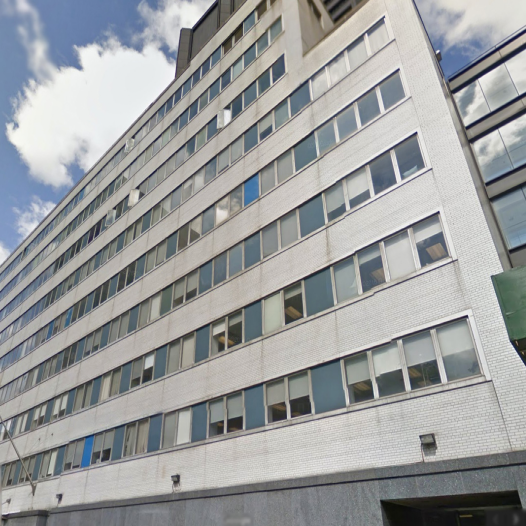
#> input picture images/E-M-A-3.png, 1052 x 1052 px (shown at 1/2 size); its folder holds only this picture in this run
$ jupyter execute CR_EOE_code_KS.ipynb   (shell and % lines are left out)
#> lines starting #> are read from the running program, lines starting #| are printed output that depends on the picture
[cell 1]
import matplotlib.pyplot as plt
import numpy as np
import os, sys, time # OS module in Python provides functions for interacting with the operating system.
import warnings # Warning messages
import PIL

# PIL is used for image processing
from PIL import Image # import the image module from the pillow & call the image.

from matplotlib.colors import hsv_to_rgb # the function is used to convert hsv values to rgb.
# hsv: It is an array-like argument in the form of (…, 3) where all values are assumed to be in the range of 0 to 1

# Scipy package contains various functions for multidimensional image processing.
from scipy import ndimage # Multidimensional image processing (scipy.ndimage).

from shutil import rmtree # The shutil module offers a number of high-level operations on files and collections of files.

# scikit-image is a collection of algorithms for image processing.
from skimage.draw import polygon # Generate coordinates of pixels inside a polygon.
from skimage.draw import disk as circle # Generate coordinates of pixels within circle.
import importlib

FILTER_SIZE = 31
GABOR_BINS = 24
BINS_VEC = np.linspace(0, 2*np.pi, GABOR_BINS+1)[:-1]
CIRC_BINS = 48
IMAGE_DIR = "images"
PLOT_DIR = "plots"
TEXT_DIR = "text"
EXPORT_DIR = "export"

MAX_PIXELS = 300*400
MAX_DIAGONAL = 500

MAX_TASKS = 0 # if MAX_TASKS==0, no forking

#-------------------------------------------------------------------------------

class Filter_bank:
    def __init__(self, num_filters, flt_size):
        """set number of filters and the expected filter size in contructor"""
        self.num_filters = num_filters
        self.flt_size = flt_size
        self.flt_raw = np.zeros([num_filters, flt_size, flt_size])

    def set_flt(self, n, flt):
        """store filter n in filter array"""
        if flt.shape != (self.flt_size,self.flt_size):
            raise Exception("wrong filter size, expected "+str(self.flt_size)+" got "+str(flt.shape))
        elif n >= self.num_filters:
            raise Exception("filternumber "+str(n)+" is out of range")
        else:
            # store the raw filter
            self.flt_raw[n,:,:] = flt

    # [13 lines left out: functions show, create_gaussian, not called in this run]

    @staticmethod
    def create_gabor(size, theta=0, octave=3):
        amplitude = 1.0
        phase = np.pi/2.0
        frequency = 0.5**octave # 0.5**(octave+0.5)
        hrsf = 4 # half response spatial frequency bandwith
        sigma = 1/(np.pi*frequency) * np.sqrt(np.log(2)/2) * (2.0**hrsf+1)/(2.0**hrsf-1)
        valsy = np.linspace(-size/2+1, size/2, size)
        valsx = np.linspace(-size/2+1, size/2, size)
        xgr,ygr = np.meshgrid(valsx, valsy);

        omega = 2*np.pi*frequency
        gaussian = np.exp(-(xgr*xgr + ygr*ygr)/(2*sigma*sigma))
        slant = xgr*(omega*np.sin(theta)) + ygr*(omega*np.cos(theta))
        gabor = gaussian * amplitude*np.cos(slant + phase);
        # e^(-(x^2+y^2)/(2*1.699^2)) *cos(pi/4*(x*sin(2)+y*cos(2)) + pi/2)

        return gabor

#-------------------------------------------------------------------------------

class FilterImage:
    def __init__(self, filename, max_pixels=None):
        self.image_name = filename
        img = Image.open(filename)

        # resize to max_pixels while keeping dimensions
        if max_pixels!=None:
            a = np.sqrt(max_pixels / float(img.size[0]*img.size[1]))
            img = img.resize((int(img.size[0]*a),int(img.size[1]*a)), PIL.Image.Resampling.LANCZOS)

        self.image_raw = np.asarray(img.convert('L'), dtype='float'); # using ITU-R 601-2 luma transform


    def run_filterbank(self, filter_bank):
        (h, w) = self.image_raw.shape
        print(h)
        print(w)
        num_filters = filter_bank.flt_raw.shape[0]

        self.image_flt = np.zeros((num_filters,h,w))

        for i in range(num_filters):
            self.image_flt[i,:,:] = ndimage.convolve(self.image_raw, filter_bank.flt_raw[i,:,:])

        self.resp_bin = np.argmax(self.image_flt, axis=0)
        self.resp_val = np.max(self.image_flt, axis=0)

    def image_size(self):
        return self.image_raw.shape

    # [10 lines left out: function show, not called in this run]

#-------------------------------------------------------------------------------

def do_counting(filter_img, filename):
    """creates histogram (distance, relative orientation in image, relative gradient)"""

    h, w = filter_img.image_size();

    # cutoff minor filter responses
    normalize_fac = float(filter_img.resp_val.shape[0]*filter_img.resp_val.shape[1])
    complex_before = np.sum(filter_img.resp_val)/normalize_fac
    cutoff = np.sort(filter_img.resp_val.flatten())[-10000] # get 10000th highest response for cutting of beneath
    filter_img.resp_val[filter_img.resp_val<cutoff] = 0
    ey, ex = filter_img.resp_val.nonzero()

    # visualize remaining responses
    a = np.zeros_like(filter_img.resp_val)
    a[ey,ex] = filter_img.resp_val[ey,ex]
    plt.figure(1), plt.title('edges_'+filename), plt.imshow(a, cmap='gray', interpolation='nearest')
    plt.savefig(os.path.join(PLOT_DIR,'edges_'+filename), bbox_inches='tight')
    plt.close()

    # lookup tables to speed up calculations
    edge_dims = filter_img.resp_val.shape
    xx, yy = np.meshgrid(np.linspace(-edge_dims[1],edge_dims[1],2*edge_dims[1]+1), np.linspace(-edge_dims[0],edge_dims[0],2*edge_dims[0]+1))
    dist = np.sqrt(xx**2+yy**2)

    orientations = filter_img.resp_bin[ey,ex]
    counts = np.zeros([MAX_DIAGONAL, CIRC_BINS, GABOR_BINS])

    print("Counting", filter_img.image_name, filter_img.image_size(), "comparing", ex.size)
    for cp in range(ex.size):

        orientations_rel = orientations - orientations[cp]
        orientations_rel = np.mod(orientations_rel + GABOR_BINS, GABOR_BINS)

        distance_rel = np.round(dist[(ey-ey[cp])+edge_dims[0], (ex-ex[cp])+edge_dims[1]]).astype("uint32")
        distance_rel[distance_rel>=MAX_DIAGONAL] = MAX_DIAGONAL-1

        direction = np.round(np.arctan2(ey-ey[cp], ex-ex[cp]) / (2.0*np.pi)*CIRC_BINS + (orientations[cp]/float(GABOR_BINS)*CIRC_BINS)).astype("uint32")
        direction = np.mod(direction+CIRC_BINS, CIRC_BINS)
        np.add.at(counts, tuple([distance_rel, direction, orientations_rel]), filter_img.resp_val[ey,ex] * filter_img.resp_val[ey[cp],ex[cp]])

    return counts, complex_before


def entropy(a):
    if np.sum(a)!=1.0 and np.sum(a)>0:
        a = a / np.sum(a)
    v = a>0.0
    return -np.sum(a[v] * np.log2(a[v]))


def do_statistics(counts):
    """normalize counts, do statistics"""

    # normalize by sum
    counts_sum = np.sum(counts, axis=2) + 0.00001
    normalized_counts = counts / (counts_sum[:,:,np.newaxis])

    x = normalized_counts * np.cos(BINS_VEC)
    y = normalized_counts * np.sin(BINS_VEC)
    mean_vector = np.mean(x+1j*y, axis=2)
    circular_mean_angle = np.mod(np.angle(mean_vector) + 2*np.pi, 2*np.pi)
    circular_mean_length = np.absolute(mean_vector)

    # correction as proposed by Zar 1999
    d = 2*np.pi/GABOR_BINS;
    c = d / 2.0 / np.sin(d/2.0)
    circular_mean_length *= c

    d,a,_ = normalized_counts.shape
    shannon = np.zeros((d,a))
    shannon_nan = np.zeros((d,a))
    for di in range(d):
      for ai in range(a):
        shannon[di,ai] = entropy(normalized_counts[di,ai,:])
        if counts_sum[di,ai]>1:
            shannon_nan[di,ai] = shannon[di,ai]
        else:
            shannon_nan[di,ai] = np.nan

    return normalized_counts, circular_mean_angle, circular_mean_length, shannon, shannon_nan


def do_first_order(img):
    first_order_bin = np.zeros(GABOR_BINS)
    for b in range(GABOR_BINS):
        first_order_bin[b] = np.sum(img.resp_val[img.resp_bin==b])
    first_order = entropy(first_order_bin)
    return first_order


# [86 lines left out: functions visualize_hist_circ, visualize_single_hist, not called in this run]

#-------------------------------------------------------------------------------

def get_file_list(directory, extensions, max_files=0):
    file_list = []
    for f in os.listdir(directory):
        name, file_ext = os.path.splitext(f)
        if file_ext in extensions:
            file_list.append(os.path.join(directory, name + file_ext))

    file_list = sorted(file_list)
    return file_list if max_files==0 else file_list[:max_files]

[cell 2]
# if __name__=="__main__":
TIMESTAMP = time.strftime("%Y.%m.%d-%H%M%S-%a")

print("Cocircus - NaN")
print(" started", TIMESTAMP)

print(" GABOR_BINS =", GABOR_BINS)
print(" CIRC_BINS = ", CIRC_BINS)
print(" MAX_PIXELS =", MAX_PIXELS)
print(" MAX_TASKS = ", MAX_TASKS, "no forking" if MAX_TASKS==0 else "forking every", MAX_TASKS, "tasks")
print(" writing to", IMAGE_DIR, PLOT_DIR, TEXT_DIR)

np.set_printoptions(precision=4, suppress=True, linewidth=160)
#     importlib.reload(sys), sys.setdefaultencoding('utf8')

filter_bank = Filter_bank(GABOR_BINS, flt_size=FILTER_SIZE)
file_list = get_file_list(IMAGE_DIR, [".tif",".jpg", ".png"])

for i in range(filter_bank.num_filters):
    filter_bank.set_flt(i, filter_bank.create_gabor(FILTER_SIZE, theta=BINS_VEC[i], octave=3))
    # filter_bank.show(i)

if not os.path.exists(PLOT_DIR):
    os.makedirs(PLOT_DIR)
if not os.path.exists(TEXT_DIR):
    os.makedirs(TEXT_DIR)
if not os.path.exists(EXPORT_DIR):
    os.makedirs(EXPORT_DIR)

log_file = os.path.join(EXPORT_DIR,"export-"+TIMESTAMP+".csv")

RANGES = [(20,80), (80,160), (160,240)]
result_names = ["%s%d-%d" % (n, r[0], r[1]) for r in RANGES for n in ["avg-shannon","avg-shannon-nan"]]

result_names.append("first_order-shannon")
result_names.append("edge-density")
print(result_names)
with open(log_file, 'w') as log:
    log.write("image,"+",".join(result_names)+"\n")

i, is_child = 0, False
while i < len(file_list):
    if is_child or MAX_TASKS==0:
        print(" (%d/%s)" % (i+1, len(file_list)), end=' ')
        img = FilterImage(file_list[i], max_pixels=MAX_PIXELS)
        img.run_filterbank(filter_bank)
        counts, complex_before = do_counting(img, os.path.basename(file_list[i]))

        normalized_counts, circular_mean_angle, circular_mean_length, shannon, shannon_nan = do_statistics(counts)
        #visualize_hist_circ(normalized_counts, circular_mean_angle, circular_mean_length, shannon, os.path.basename(file_list[i]))

        results = []
        for r in RANGES:
            results.append(np.mean(np.mean(shannon, axis=1)[r[0]:r[1]]))
            with warnings.catch_warnings():
                warnings.simplefilter("ignore", category=RuntimeWarning)
                results.append(np.nanmean(np.nanmean(shannon_nan, axis=1)[r[0]:r[1]]))
        results.append(do_first_order(img))
        results.append(complex_before)

        np.savetxt(os.path.join(TEXT_DIR, os.path.basename(file_list[i])+".shannon.txt"), np.mean(shannon, axis=1))
        np.savetxt(os.path.join(TEXT_DIR, os.path.basename(file_list[i])+".shannon-nan.txt"), np.nanmean(shannon_nan, axis=1))

        with open(log_file, 'a') as log:
            log.write(os.path.basename(file_list[i])+","+",".join([str(v) for v in results])+"\n")
        i += 1
        if MAX_TASKS != 0 and (i % MAX_TASKS==0 or i==len(file_list)):
            print("child: I'm leaving")
            sys.exit(0)
    else:
        child_pid = os.fork()
        if child_pid==0:
            print("child: I'm doing work, my pid is",child_pid)
            is_child = True
        else:
            pid, status = os.waitpid(child_pid, 0)
            print("parent: wait returned, pid = %d, status = %d" % (pid, status))
            if status != 0:
                print("parent: child terminated with an error, parent quitting.")
                sys.exit(1)
            i += MAX_TASKS
#> this loop made 1 pass
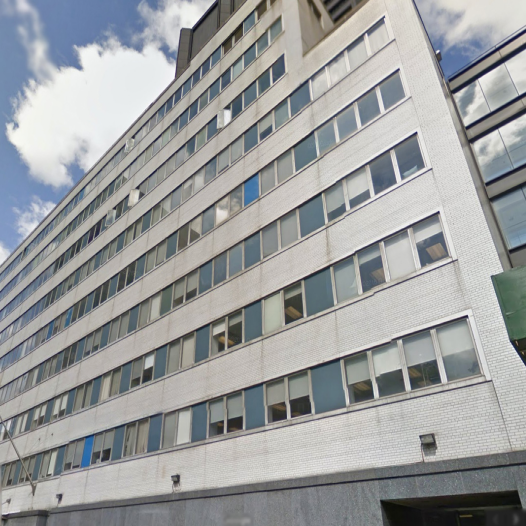
#> input picture images/E-M-A-3.png, 1052 x 1052 px (shown at 1/2 size)
#> pass 1, in __init__, `img = img.resize((int(img.size[0]*a),int(img.size[1]*a)), PIL.Image.Re..`:
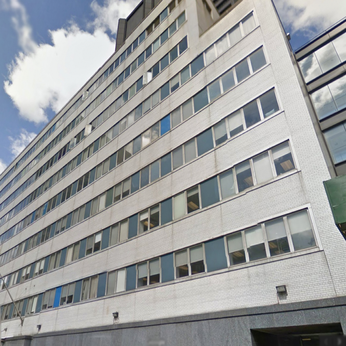
#> img: PIL image 346x346 RGBA; mean R, G, B, A 155.3, 157.4, 157.9, 255; transparent parts drawn white
#> pass 1, in __init__, `self.image_raw = np.asarray(img.convert('L'), dtype='float');`:
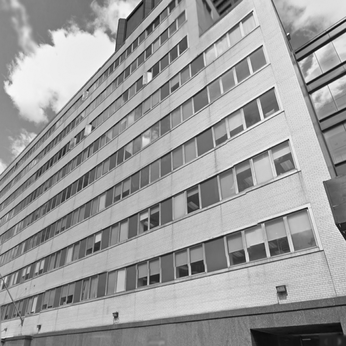
#> self.image_raw: shape (346, 346) float64; min 6, max 255, mean 156.8
#> pass 1, in do_counting, `plt.savefig(os.path.join(PLOT_DIR,'edges_'+filename), bbox_inches='tig..`:
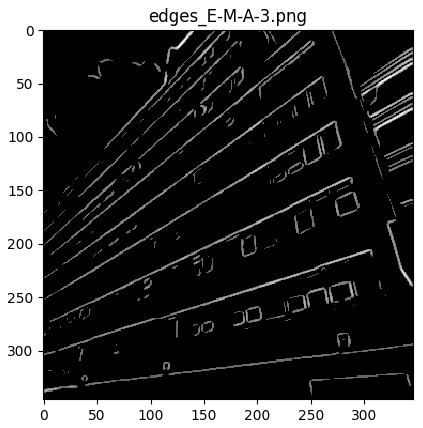
#> figure drawn by matplotlib, 1 panel
#> after the loop:
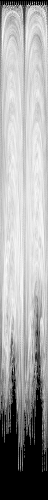
#> shannon: shape (500, 48) float64; min 0, max 4.26, mean 2.78; drawn with min black and max white
#> after the loop, i = 1
